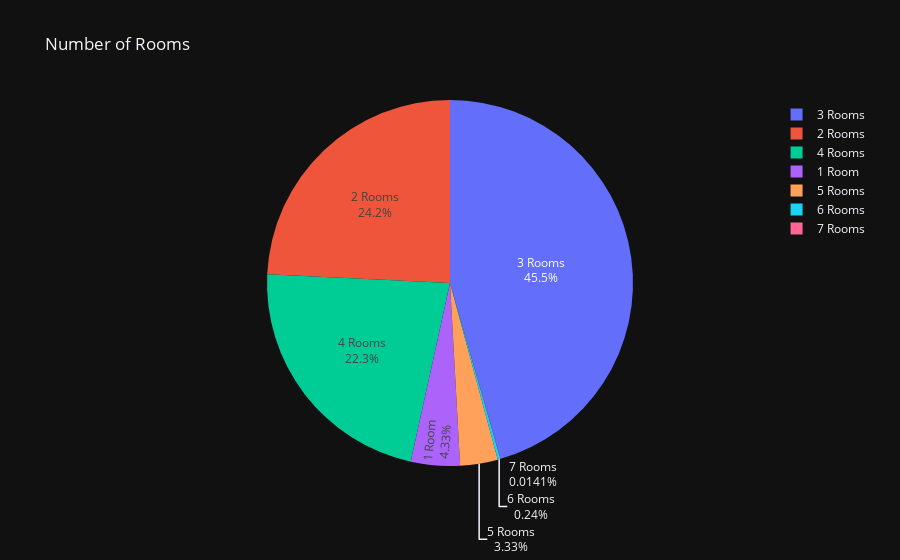
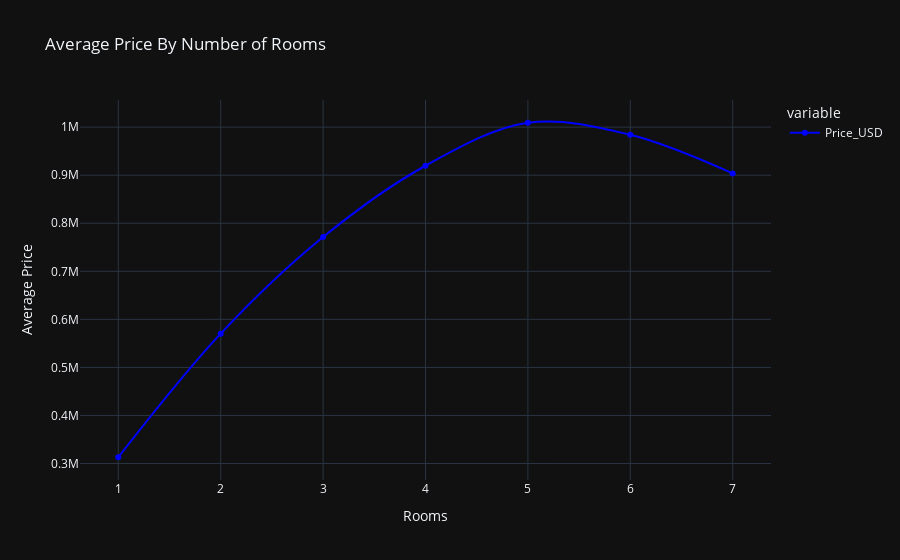

Notebook code cell kept with these figures, in order:
### Code cell
# Visualise the relationship between 'Rooms' and 'Price_USD'
Rooms = df["Rooms"].value_counts().sort_index()
fig = px.pie(
    names=[
        "1 Room",
        "2 Rooms",
        "3 Rooms",
        "4 Rooms",
        "5 Rooms",
        "6 Rooms",
        "7 Rooms",
    ],
    values=Rooms,
    title="Number of Rooms",
    template="plotly_dark",
).update_traces(textinfo="label+percent")
fig.show()

# Visualise the average price
avg_room_price = df.groupby("Rooms")["Price_USD"].mean()
fig = px.line(
    avg_room_price,
    line_shape="spline",
    markers="*",
    template="plotly_dark",
    labels={"value": "Average Price"},
    color_discrete_sequence=["blue"],
    title="Average Price By Number of Rooms",
)
fig.show()

### Figure 1 — Plotly figure (JSON) as saved in the notebook; plotly's stock layout.template omitted (floating-point values rounded to 4 significant figures)
{"data": [{"domain": {"x": [0, 1], "y": [0, 1]}, "hovertemplate": "label=%{label}<br>value=%{value}<extra></extra>", "labels": ["1 Room", "2 Rooms", "3 Rooms", "4 Rooms", "5 Rooms", "6 Rooms", "7 Rooms"], "legendgroup": "", "name": "", "showlegend": true, "textinfo": "label+percent", "type": "pie", "values": [307, 1718, 3229, 1583, 236, 17, 1]}], "layout": {"legend": {"tracegroupgap": 0}, "title": {"text": "Number of Rooms"}}}

### Figure 2 — Plotly figure (JSON) as saved in the notebook; plotly's stock layout.template omitted (floating-point values rounded to 4 significant figures)
{"data": [{"hovertemplate": "variable=Price_USD<br>Rooms=%{x}<br>Average Price=%{y}<extra></extra>", "legendgroup": "Price_USD", "line": {"color": "blue", "dash": "solid", "shape": "spline"}, "marker": {"symbol": "circle"}, "mode": "lines+markers", "name": "Price_USD", "orientation": "v", "showlegend": true, "type": "scatter", "x": [1, 2, 3, 4, 5, 6, 7], "xaxis": "x", "y": [313100.0, 570300.0, 771300.0, 919600.0, 1009000.0, 984200.0, 903750], "yaxis": "y"}], "layout": {"legend": {"title": {"text": "variable"}, "tracegroupgap": 0}, "title": {"text": "Average Price By Number of Rooms"}, "xaxis": {"anchor": "y", "domain": [0, 1], "title": {"text": "Rooms"}}, "yaxis": {"anchor": "x", "domain": [0, 1], "title": {"text": "Average Price"}}}}
